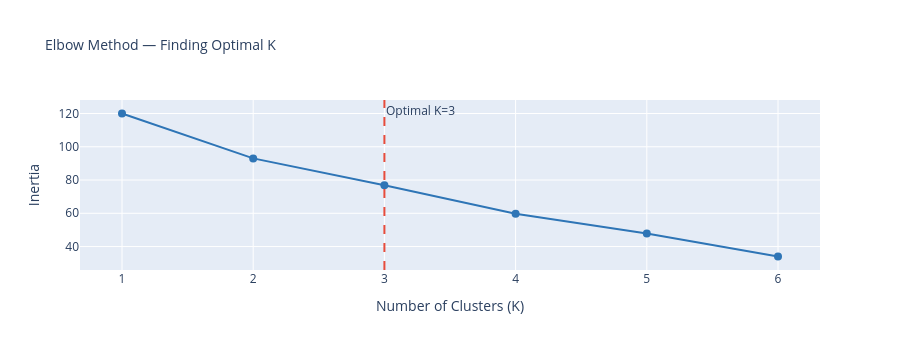

Notebook cell for this chart:
### Markdown cell above
***Elbow method - find optimal k***

### Code cell
# ── Scale the features ────────────────────────────────────────────────────
scaler = StandardScaler()
X_scaled = scaler.fit_transform(monthly_matrix[cat_cols])

# ── Elbow method — try K from 1 to 6 ─────────────────────────────────────
inertias = []
K_range  = range(1, 7)

for k in K_range:
    km = KMeans(n_clusters=k, random_state=42, n_init=10)
    km.fit(X_scaled)
    inertias.append(km.inertia_)

# Plot the elbow curve
fig_elbow = px.line(
    x=list(K_range), y=inertias,
    title  = 'Elbow Method — Finding Optimal K',
    labels = {'x':'Number of Clusters (K)', 'y':'Inertia'},
    markers = True,
)
fig_elbow.update_traces(line_color='#2E75B6', marker_size=8)
fig_elbow.add_vline(x=3, line_dash='dash', line_color='#E74C3C',
                    annotation_text='Optimal K=3')
fig_elbow.update_layout(height=350, title_font_size=14)
fig_elbow.show()

print("Inertia values:")
for k, inertia in zip(K_range, inertias):
    print(f"  K={k}: {inertia:.1f}")

### Figure 1 — Plotly figure (JSON) as saved in the notebook; plotly's stock layout.template omitted (floating-point values rounded to 4 significant figures)
{"data": [{"hovertemplate": "Number of Clusters (K)=%{x}<br>Inertia=%{y}<extra></extra>", "legendgroup": "", "line": {"color": "#2E75B6", "dash": "solid"}, "marker": {"size": 8, "symbol": "circle"}, "mode": "lines+markers", "name": "", "orientation": "v", "showlegend": false, "type": "scatter", "x": [1, 2, 3, 4, 5, 6], "xaxis": "x", "y": [120.0, 93.01, 76.82, 59.7, 47.79, 34.02], "yaxis": "y"}], "layout": {"annotations": [{"showarrow": false, "text": "Optimal K=3", "x": 3, "xanchor": "left", "xref": "x", "y": 1, "yanchor": "top", "yref": "y domain"}], "height": 350, "legend": {"tracegroupgap": 0}, "shapes": [{"line": {"color": "#E74C3C", "dash": "dash"}, "type": "line", "x0": 3, "x1": 3, "xref": "x", "y0": 0, "y1": 1, "yref": "y domain"}], "title": {"font": {"size": 14}, "text": "Elbow Method — Finding Optimal K"}, "xaxis": {"anchor": "y", "domain": [0, 1], "title": {"text": "Number of Clusters (K)"}}, "yaxis": {"anchor": "x", "domain": [0, 1], "title": {"text": "Inertia"}}}}
